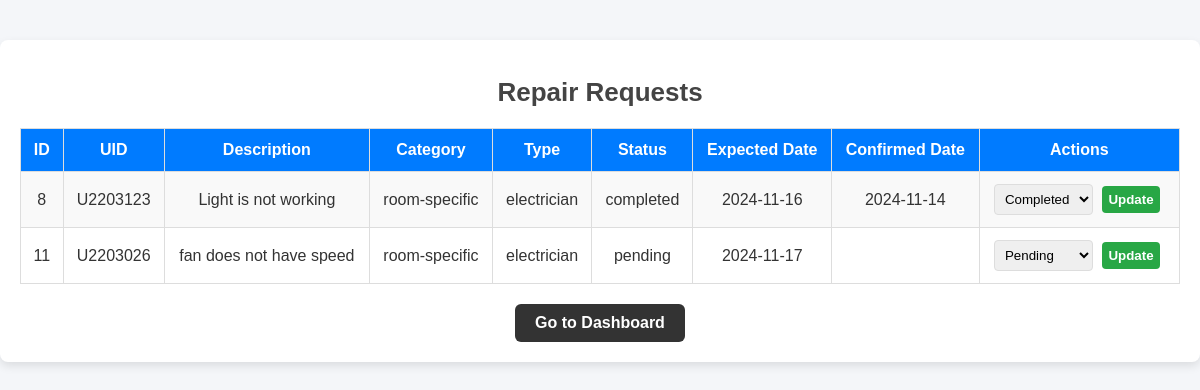
/view_requests_staff.php, run on the app's committed database.
### tables this page shows
CREATE TABLE `repair_requests` (
  `id` int(11) NOT NULL,
  `uid` varchar(10) NOT NULL,
  `description` text NOT NULL,
  `image_url` varchar(255) DEFAULT NULL,
  `category` enum('general','room-specific') NOT NULL,
  `type` enum('electrician','plumber','other') NOT NULL,
  `expected_date` date DEFAULT NULL,
  `status` enum('pending','approved','declined','completed') DEFAULT 'pending',
  `confirmed_date` date DEFAULT NULL,
  `created_at` timestamp NOT NULL DEFAULT current_timestamp()
);

### view_requests_staff.php (the view, shortened to what this page needs)
<?php
include 'db_connect.php';
$sql = "SELECT * FROM repair_requests";
$result = $conn->query($sql);
?>
<!DOCTYPE html>
<html lang="en">
<head>
</head>
<body>
<div class="container">
    <h1>Repair Requests</h1>
    <table>
        <tr>
            <th>ID</th>
            <th>UID</th>
            <th>Description</th>
            <th>Category</th>
            <th>Type</th>
            <th>Status</th>
            <th>Expected Date</th>
            <th>Confirmed Date</th>
            <th>Actions</th>
        </tr>
        <?php while ($row = $result->fetch_assoc()): ?>
        <tr>
            <td><?php echo htmlspecialchars($row['id']); ?></td>
            <td><?php echo htmlspecialchars($row['uid']); ?></td>
            <td><?php echo htmlspecialchars($row['description']); ?></td>
            <td><?php echo htmlspecialchars($row['category']); ?></td>
            <td><?php echo htmlspecialchars($row['type']); ?></td>
            <td><?php echo htmlspecialchars($row['status']); ?></td>
            <td><?php echo htmlspecialchars($row['expected_date']); ?></td>
            <td><?php echo htmlspecialchars($row['confirmed_date']); ?></td>
            <td>
                <form action="update_request.php" method="post" style="display:inline;">
                    <select name="status">
                        <option value="pending" <?php echo $row['status'] == 'pending' ? 'selected' : ''; ?>>Pending</option>
                        <option value="completed" <?php echo $row['status'] == 'completed' ? 'selected' : ''; ?>>Completed</option>
                    </select>
                    <button type="submit">Update</button>
                </form>
            </td>
        </tr>
        <?php endwhile; ?>
    </table>
    <a href="staff_dashboard.php" class="dashboard-button">Go to Dashboard</a>
</div>
</body>
</html>

### view_requests_staff.php (style rules this page uses)
body { font-family: Arial, sans-serif; background-color: #f4f6f9; color: #333; margin: 0; padding: 0; }
.container { max-width: 1200px; margin: 40px auto; padding: 20px; background-color: #fff; border-radius: 8px; box-shadow: 0 4px 10px rgba(0, 0, 0, 0.1); text-align: center; }
h1 { color: #444; font-size: 26px; margin-bottom: 20px; }
table { width: 100%; border-collapse: collapse; margin-top: 20px; }
table, th, td { border: 1px solid #ddd; }
th, td { padding: 12px; text-align: center; }
th { background-color: #007bff; color: white; font-weight: bold; }
tr:nth-child(even) { background-color: #f9f9f9; }
select, button { padding: 6px; border-radius: 4px; border: 1px solid #ddd; margin-right: 5px; }
button { background-color: #28a745; color: white; font-weight: bold; cursor: pointer; border: none; }
.dashboard-button { background-color: #333; color: white; font-size: 16px; font-weight: bold; padding: 10px 20px; border: none; border-radius: 6px; cursor: pointer; margin-top: 20px; text-decoration: none; display: inline-block; }

### data on the page
repair_requests: id "8", uid "U2203123", description "Light is not working", category "room-specific", type "electrician", status "completed", expected_date "2024-11-16", confirmed_date "2024-11-14", status "Completed"
repair_requests: id "11", uid "U2203026", description "fan does not have speed", category "room-specific", type "electrician", status "pending", expected_date "2024-11-17", status "Pending"
